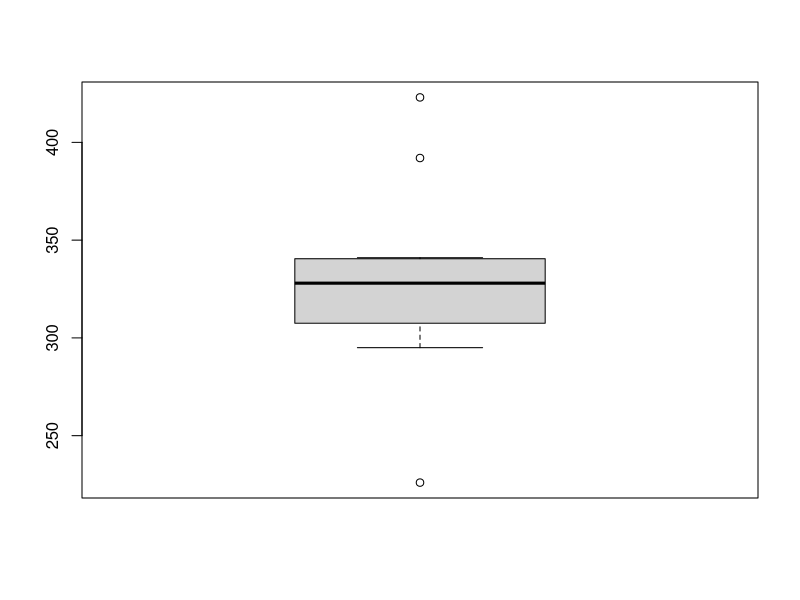

Write the R code that produced this figure.
## 1. Describing Distribution by Group   按组描述分布(数据)

#by(quantitative_variable, factor, function)  
#by(数值变量,因子,函数):按factor里的不同组

by(chickwts$weight, chickwts$feed, mean)

by(chickwts$weight, chickwts$feed, sd)


by(chickwts$weight, chickwts$feed, summary)   #统计值（分位数等）


by(chickwts$weight, chickwts$feed, fivenum)


#aggregate(quantitative_variable, list(“Group Heading” = grouping_elements), function)
#aggregate函数可以按照要求把数据打组聚合，然后对聚合以后的数据进行加和、求平均等各种操作。
#一组人的性别，年龄，身高，用aggregate求不同性别的平均年龄和身高。
#根据quantitative_variable,grouping_elements相同的是一组
aggregate(chickwts$weight, list("Type of Feed" = chickwts$feed), median)


aggregate(chickwts$weight, list("Type of Feed" = chickwts$feed), var)


aggregate(chickwts$weight, list("Type of Feed" = chickwts$feed), summary)


aggregate(chickwts$weight, list("Type of Feed" = chickwts$feed), fivenum)


# 2. subsetting 子集
#data中某列的特定某类型组成子集(subset)
sunflower <- subset(chickwts, chickwts$feed == "sunflower")
sunflower # Lists elements in the subset 列出子集元素

# 3. outliers 离群值
boxplot(sunflower$weight)  #根据某变量画箱型图


boxplot.stats(sunflower$weight)$out  #列举出boxplot中的离群值,用boxplot.stats函数

fivenum(sunflower$weight)

# Calculating lower inner fence 下限
fivenum(sunflower$weight)[2] - 1.5*IQR(sunflower$weight, type = 2) 
#1/4位数-1.5*IQR

# Calculating upper inner fence 上限
fivenum(sunflower$weight)[4] + 1.5*IQR(sunflower$weight, type = 2) 
#3/4位数+1.5*IQR


sunflower_lower <- subset(sunflower, sunflower$weight < 258)
sunflower_lower #Lists all elements below lower inner fence列出低于下限的所有元素


sunflower_upper <- subset(sunflower, sunflower$weight > 390)
sunflower_upper #Lists all elements above upper inner fence列出大于上限的所有元素

#<下限 或 >上限：outliers
#把outliers提取成一个subsets


###  summary of descriptive statistics  #描述性统计量概要

View(cars)

# (1)Measures of central tendency  中心趋势

# mean 
sumofspeed <- sum(cars$speed)
sumofspeed / 50


sum(cars$speed) / length(cars$speed)
#length():某列的数量

mean(cars$speed)

mean(cars$speed, na.rm=TRUE)  #na.rm:移除na(缺失值)

# median
sort(cars$speed)  #数字排序

median(cars$speed)

# mode

table(cars$speed)   #频数表频率

modeforcars <- table(as.vector(cars$speed))
modeforcars
#is.vector(A):判断A是否为向量
#as.vector(A):如A是矩阵(数组),as.vector就是将矩阵转化为向量。
names(modeforcars)[modeforcars == max(modeforcars)]
#查找众数

# trimmed mean 修整平均值
myvector_outlier<- c(-100, 2, 4, 6, 8, 10, 12, 14, 16)
mean(myvector_outlier[2:9])   #人工剔除某个outliers,求均值

mean(myvector_outlier,trim = 0.1)
#trim：修剪掉排在首尾的部分数据，就是去除异常值以后再进行求均值
#trim=0.1对于一个包含20个数的向量，就是按顺序排列以后，砍掉首尾的各2个数，对剩下的16个数进行求均值
#trim:会在首尾分别去除N个异常值，其中N=样本数量*要去除的百分比(即是trim的值)

myvector_trim<- c(-15, 2, 3, 4, 5, 6, 7, 8, 9, 12)
mean(myvector_trim)

mean(myvector_trim, trim=.1)


## measures of variability 衡量变异性

min(cars$speed)

max(cars$speed)

range(cars$speed)
#range→min max

IQR(cars$speed)
#IQR=Q3-Q1

quantile(cars$speed)
#各个四分位数

quantile(cars$speed, probs=c(.25, .75))
#指定概率的四分位数

var(cars$speed)
#方差

sqrt(var(cars$speed))
#标准差

sd(cars$speed)
#标准差

## Skew and kurtosis 偏态和峰度

install.packages("psych")
library(psych)
skew(cars$speed)  #偏态


kurtosi(cars$speed)  #峰度


summary(cars$speed)

summary(cars)



library(psych)
describe(cars)   #描述某个变量:describe


#?describeBy
describeBy(cars, group=cars$speed)
#分组描述数据集


### correlation 相关性

# calculating correlations in R for Pearson’s correlation coefficient 相关系数的相关性

cor(cars$speed, cars$dist)  #相关系数

cor(cars)   #相关系数矩阵

cor.test(cars$speed,cars$dist,method="spearman")
#相关性测试

